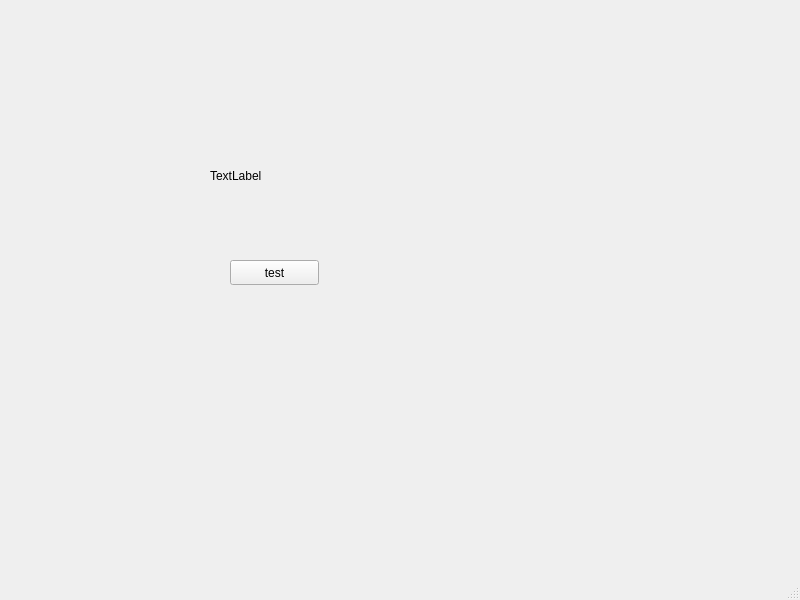
<?xml version="1.0" encoding="UTF-8"?>
<ui version="4.0">
 <class>MainWindow</class>
 <widget class="QMainWindow" name="MainWindow">
  <property name="geometry">
   <rect>
    <x>0</x>
    <y>0</y>
    <width>800</width>
    <height>600</height>
   </rect>
  </property>
  <property name="windowTitle">
   <string>MainWindow</string>
  </property>
  <widget class="QWidget" name="centralwidget">
   <widget class="QPushButton" name="pushButton">
    <property name="geometry">
     <rect>
      <x>230</x>
      <y>260</y>
      <width>89</width>
      <height>25</height>
     </rect>
    </property>
    <property name="text">
     <string>test</string>
    </property>
   </widget>
   <widget class="QLabel" name="label">
    <property name="geometry">
     <rect>
      <x>210</x>
      <y>140</y>
      <width>161</width>
      <height>71</height>
     </rect>
    </property>
    <property name="text">
     <string>TextLabel</string>
    </property>
   </widget>
  </widget>
  <widget class="QMenuBar" name="menubar">
   <property name="geometry">
    <rect>
     <x>0</x>
     <y>0</y>
     <width>800</width>
     <height>22</height>
    </rect>
   </property>
  </widget>
  <widget class="QStatusBar" name="statusbar"/>
 </widget>
 <resources/>
 <connections/>
</ui>
